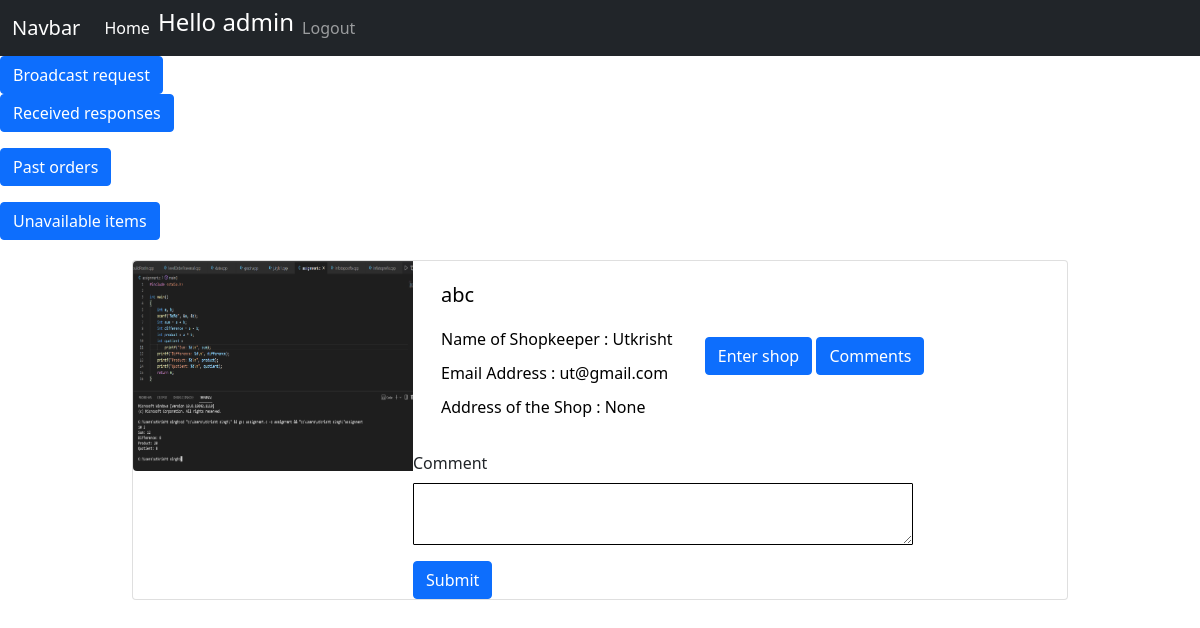
Page /customerHome (signed in) on the committed database.
### home/models.py (models this page shows, shortened)
class Shopkeeper(models.Model):
    name = models.CharField(max_length=1000)
    shop = models.CharField(max_length=1000)
    email = models.EmailField()
    phone = models.IntegerField(default=True)
    image = models.ImageField(upload_to="shops/images", blank=True, null=True)
    address = models.TextField(null=True)

### home/views.py (the view)
# urls.py: path("customerHome", views.customerHome, name="customerHome"),
def customerHome(request):
    shops = Shopkeeper.objects.all()
    return render(request, "customerHome.html", {"shops": shops})

### templates/customerHome.html (shortened to what this page needs)
{% extends 'customerBase.html' %} {% block content %}
<button
  class="btn btn-primary"
  type="button"
  data-bs-toggle="offcanvas"
  data-bs-target="#offcanvasRight"
  aria-controls="offcanvasRight"
>
  Broadcast request
</button>
<div class="mb-3">
  <a href="/receivedResponses" class="btn btn-primary">Received responses</a>
</div>
<div class="mb-3">
  <a href="/pastOrders" class="btn btn-primary">Past orders</a>
</div>
<div class="mb-3">
  <a href="/unavailable" class="btn btn-primary">Unavailable items</a>
</div>
<div class="container" style="width: 80%; margin-top: 20px;">
  {% if shops %}
  {% for shop in shops %}
  <div class="card mb-3" style="width: 100%;">
      <div class="row g-0">
        <div class="col-md-4" style="width: 280px; height: 210px;">
          <img src="{{ shop.image.url }}" class="img-fluid rounded-start" style="width: 280px; height: 210px;"
            alt="...">
        </div>
        <div class="col-md-8">
          <button type="submit" class="btn btn-success"
            style="background-color: white; border: none; box-shadow: none; text-align: left">
            <div class="card-body">
              <h5 class="card-title" style="margin-bottom: 20px; color: black;">{{ shop.shop }}</h5>
              <p class="card-text" style="margin-bottom: 10px; color: black;">Name of Shopkeeper
                : {{ shop.name }}</p>
              <p class="card-text" style="margin-bottom: 10px; color: black;">Email Address
                : {{ shop.email }}</p>
              <p class="card-text" style="margin-bottom: 10px; color: black;">Address of the Shop
                : {{ shop.address }}</p>
            </div>
          </button>
          <a href="{{shop.id}}/enterShop" class="btn btn-primary">Enter shop</a>
<a href="/{{shop.id}}/shopComments" class="btn btn-primary">Comments</a>
<form action="/{{shop.id}}/submitComments" method="post">
  <div class="mb-3"">
        <label for=" comment" class="form-label">Comment</label>
    <textarea class="form-control" style="width: 500px; border: 1px solid black; border-radius: 1px;" id="comment"
      name="comment"></textarea>
  </div>
  <button type="submit" class="btn btn-primary">Submit</button>
</form>
        </div>
      </div>
  </div>
  {% endfor %}
</div>
{% else %}
<h1>Sorry!!</h1>
<h3>As of now, there are no shops listed here</h3>
{% endif %}
 {% endblock content %}

### templates/customerBase.html (shortened to what this page needs)
<!DOCTYPE html>
<html lang="en">
<head>
<link href="https://cdn.jsdelivr.net/npm/bootstrap@5.1.3/dist/css/bootstrap.min.css" rel="stylesheet"
 />
</head>
<body>
    <nav class="navbar navbar-expand-lg navbar-dark bg-dark">
        <div class="container-fluid">
            <a class="navbar-brand" href="#">Navbar</a>
            <div class="collapse navbar-collapse" id="navbarSupportedContent">
                <ul class="navbar-nav me-auto mb-2 mb-lg-0">
                    <li class="nav-item">
                        <a class="nav-link active" aria-current="page" href="#">Home</a>
                    </li>
                    {% if request.user.is_authenticated %}
                    <li>
                        <h4 style="color: white;">
                            Hello {{request.user.username}}
                        </h4>
                    </li>
                    <li class="nav-item">
                        <a class="nav-link" href="/customerLogout">Logout</a>
                    </li>
                    {% else %}
                    <li class="nav-item">
                        <a class="nav-link" href="/customerLogin">Login</a>
                    </li>
                    {% endif %}
            </div>
        </div>
    </nav>
    {% block content %}{% endblock content %}
</body>
</html>

### rows in the picture
Shopkeeper: image (picture), shop "abc", name "Utkrisht", email "ut@gmail.com", address "None"

### other values in the picture
{{ request.user.username }} "admin"
